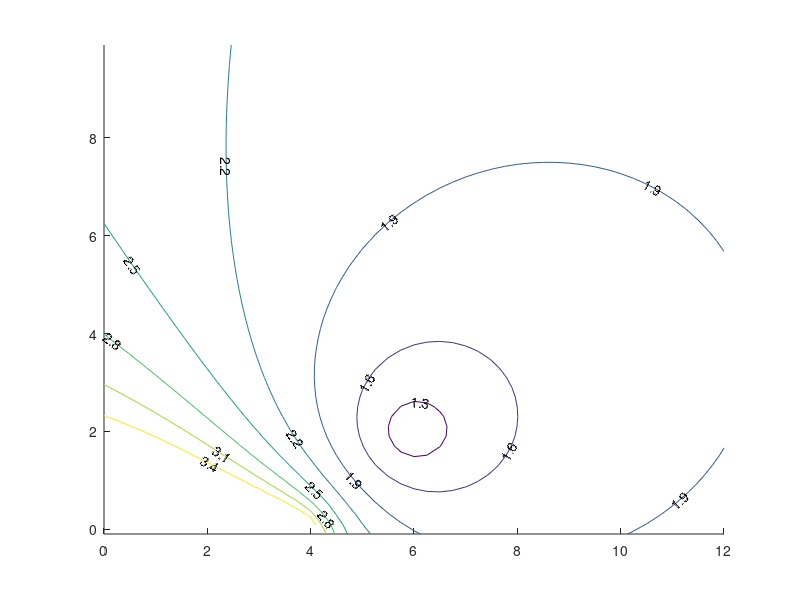

Here is the MATLAB script that generated this plot: (Note: this script raises an error after producing the figure.)
% example_two_slits_plot_contores_0462.m
% Nasser, June 11, 2019
clc;clear; 
% To plot Figure 16 in Section 7 of the paper:
% COMPUTATION OF CONFORMAL INVARIANTS 
%
% The data files 
% x04_pt.mat, y04_pt.mat, u0462_pt.mat
% were generated by the file
% example_two_slits_save_contores_0462.m
%
%
%
z1=6+2i;
x=load('x04_pt.mat','-ascii');
y=load('y04_pt.mat','-ascii');
u=load('u0462_pt.mat','-ascii');
%
figure
cntv  =  1.3:0.3:3.5;
contour(x,y,u,cntv,'ShowText','on','Color','k')
hold on
plot(real(z1),imag(z1),'or','MarkerFaceColor','r')
plot([0 4],[0 0],'k','LineWidth',2)
axis([-0.0 12 -0.0 10])
axis off
set(gca,'LooseInset',get(gca,'TightInset'))
% print -dpdf  fig_two_seg_m6_n2
% print -depsc fig_two_seg_m6_n2
%